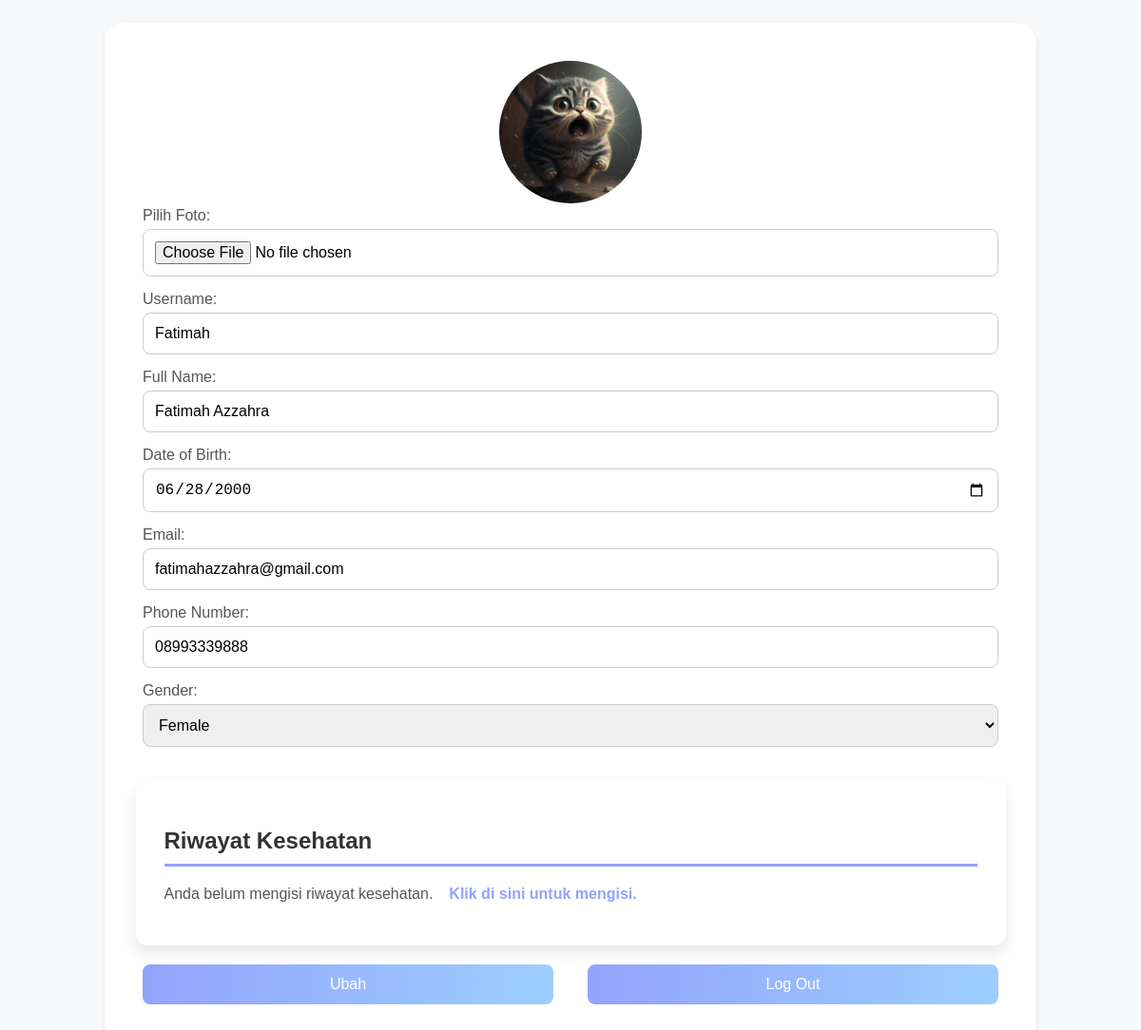
Screenshot of /homepage/profile/index.php (signed in) with the database file from the repository.
### tables this page shows
CREATE TABLE `user_data` (
  `id` int(11) NOT NULL,
  `username` varchar(50) DEFAULT NULL,
  `email` varchar(50) NOT NULL,
  `password` varchar(50) NOT NULL,
  `fullname` varchar(50) NOT NULL,
  `dob` date NOT NULL,
  `phone` varchar(50) NOT NULL,
  `gender` enum('male','female','other') NOT NULL,
  `gambar` varchar(50) NOT NULL,
  `role` enum('1','2') NOT NULL DEFAULT '1' COMMENT '1: user, 2: admin'
);

### homepage/profile/index.php (the view, shortened to what this page needs)
<?php
$conn = mysqli_connect('localhost', 'root', '', 'db_klinik');
$username = $_SESSION["username"];
$ambil_data = mysqli_query($conn, "SELECT * FROM user_data WHERE username = '$username'");
$hasil = mysqli_fetch_assoc($ambil_data);
$id = $hasil['id'];
$riwayatData = mysqli_query($conn, "SELECT * FROM riwayat_kesehatan WHERE user_id = '$id'");
$riwayat = mysqli_fetch_assoc($riwayatData);
$riwayatExist = mysqli_num_rows($riwayatData) > 0;
$ambil_data = mysqli_query($conn, "SELECT * FROM user_data WHERE username = '$username'");
$hasil = mysqli_fetch_assoc($ambil_data);
$fotoProfile = "../../userProfile/" . $hasil['gambar'];
$defaultFoto = "Vector.png";
$nama = file_exists($fotoProfile) && !empty($hasil['gambar']) ? $fotoProfile : $defaultFoto;
?>
<!DOCTYPE html>
<html lang="en">
<head>
</head>
<body>
    <div class="container">
        <div class="profile">
            <div class="avatar-container">
                <div class="avatar" style="background-image: url('<?php echo $nama; ?>');"></div>
            </div>
            <form id="userForm" method="post" enctype="multipart/form-data">
                <div class="form-group">
                    <label for="gambar">Pilih Foto:</label>
                    <input type="file" id="gambar" name="gambar">
                </div>
                <div class="form-group">
                    <label for="username">Username:</label>
                    <input type="text" id="username" name="username" value="<?php echo $hasil['username']; ?>">
                </div>
                <div class="form-group">
                    <label for="fullname">Full Name:</label>
                    <input type="text" id="fullname" name="fullname" value="<?php echo $hasil['fullname']; ?>">
                </div>
                <div class="form-group">
                    <label for="dob">Date of Birth:</label>
                    <input type="date" id="dob" name="dob" value="<?php echo $hasil['dob']; ?>">
                </div>
                <div class="form-group">
                    <label for="email">Email:</label>
                    <input type="text" id="email" name="email" value="<?php echo $hasil['email']; ?>">
                </div>
                <div class="form-group">
                    <label for="phone">Phone Number:</label>
                    <input type="tel" id="phone" name="phone" value="<?php echo $hasil['phone']; ?>">
                </div>
                <div class="form-group">
                    <label for="gender">Gender:</label>
                    <select name="gender" id="gender">
                        <option value="<?php echo $hasil['gender']; ?>"><?php echo ucfirst($hasil['gender']); ?></option>
                    </select>
                </div>
                <div class="riwayat-container">
                    <h2>Riwayat Kesehatan</h2>
                    <?php if ($riwayatExist): ?>
                        <div class="riwayat-item">
                            <i class="fas fa-heartbeat"></i>
                            <p><strong>Penyakit Kronis:</strong> <?php echo $riwayat['penyakit_kronis'] ?: 'Tidak ada'; ?></p>
                        </div>
                        <div class="riwayat-item">
                            <i class="fas fa-allergies"></i>
                            <p><strong>Alergi:</strong> <?php echo $riwayat['alergi'] ?: 'Tidak ada'; ?></p>
                        </div>
                        <div class="riwayat-item">
                            <i class="fas fa-syringe"></i>
                            <p><strong>Riwayat Operasi:</strong> <?php echo $riwayat['operasi'] ?: 'Tidak ada'; ?></p>
                        </div>
                        <div class="riwayat-item">
                            <i class="fas fa-hospital-alt"></i>
                            <p><strong>Rawat Inap:</strong> <?php echo $riwayat['rawat_inap'] ?: 'Tidak ada'; ?></p>
                        </div>
                        <div class="riwayat-item">
                            <i class="fas fa-pills"></i>
                            <p><strong>Obat Saat Ini:</strong> <?php echo $riwayat['obat_saat_ini'] ?: 'Tidak ada'; ?></p>
                        </div>
                        <div class="riwayat-item">
                            <i class="fas fa-notes-medical"></i>
                            <p><strong>Terapi Saat Ini:</strong> <?php echo $riwayat['terapi_saat_ini'] ?: 'Tidak ada'; ?></p>
                        </div>
                        <a href="riwayat kesehatan">Edit Riwayat Kesehatan</a>
                    <?php else: ?>
                        <p>Anda belum mengisi riwayat kesehatan. <a href="riwayat kesehatan">Klik di sini untuk mengisi.</a></p>
                    <?php endif; ?>
                </div>
                <div class="button-container">
                    <button type="submit" name="ubah">Ubah</button>
                    <button type="submit" name="logout">Log Out</button>
                </div>
            </form>
        </div>
    </div>
</body>
</html>

### homepage/profile/index.php (style rules this page uses)
body { font-family: Arial, sans-serif; background-color: #f8f9fa; display: flex; justify-content: center; align-items: center; }
.container { background-color: #ffffff; padding: 40px; border-radius: 20px; box-shadow: 0 4px 6px rgba(0, 0, 0, 0.1); width: 900px; text-align: center; margin-top: 1rem; }
.profile { text-align: center; }
.avatar-container { position: relative; display: inline-block; }
.avatar-container .avatar { width: 150px; height: 150px; border-radius: 50%; object-fit: cover; background-position: center; background-repeat: no-repeat; background-size: cover; }
form { display: flex; flex-direction: column; align-items: center; }
.form-group { margin-bottom: 15px; width: 100%; }
.form-group label { font-size: 16px; color: #555; display: block; margin-bottom: 5px; text-align: left; }
input, select#gender { padding: 12px; border-radius: 8px; border: 1px solid #ccc; width: 100%; box-sizing: border-box; font-size: 16px; }
button { background: linear-gradient(to right, #92A3FD, #9DCEFF); color: white; border: none; border-radius: 8px; padding: 12px 2rem; cursor: pointer; font-size: 16px; margin-top: 20px; }
.riwayat-container { margin-top: 20px; padding: 30px; background-color: #ffffff; border-radius: 12px; box-shadow: 0 8px 15px rgba(0, 0, 0, 0.1); width: 95%; text-align: left; transition: box-shadow 0.3s ease; }
.riwayat-container h2 { color: #333; font-size: 24px; font-weight: 600; margin-bottom: 20px; border-bottom: 3px solid #92A3FD; padding-bottom: 10px; }
.riwayat-container p { font-size: 16px; color: #555; margin-bottom: 15px; display: flex; align-items: center; transition: transform 0.3s ease, color 0.3s ease; }
.riwayat-container a { color: #92A3FD; margin-left: 17px; font-weight: bold; text-decoration: none; transition: color 0.3s ease; }
.button-container { display: flex; justify-content: space-between; width: 100%; }
.button-container button { width: 48%; }

### rows the page displays
user_data: gambar (picture), username "Fatimah", fullname "Fatimah Azzahra", dob "06/28/2000", email "fatimahazzahra@gmail.com", phone "08993339888", gender "Female"
